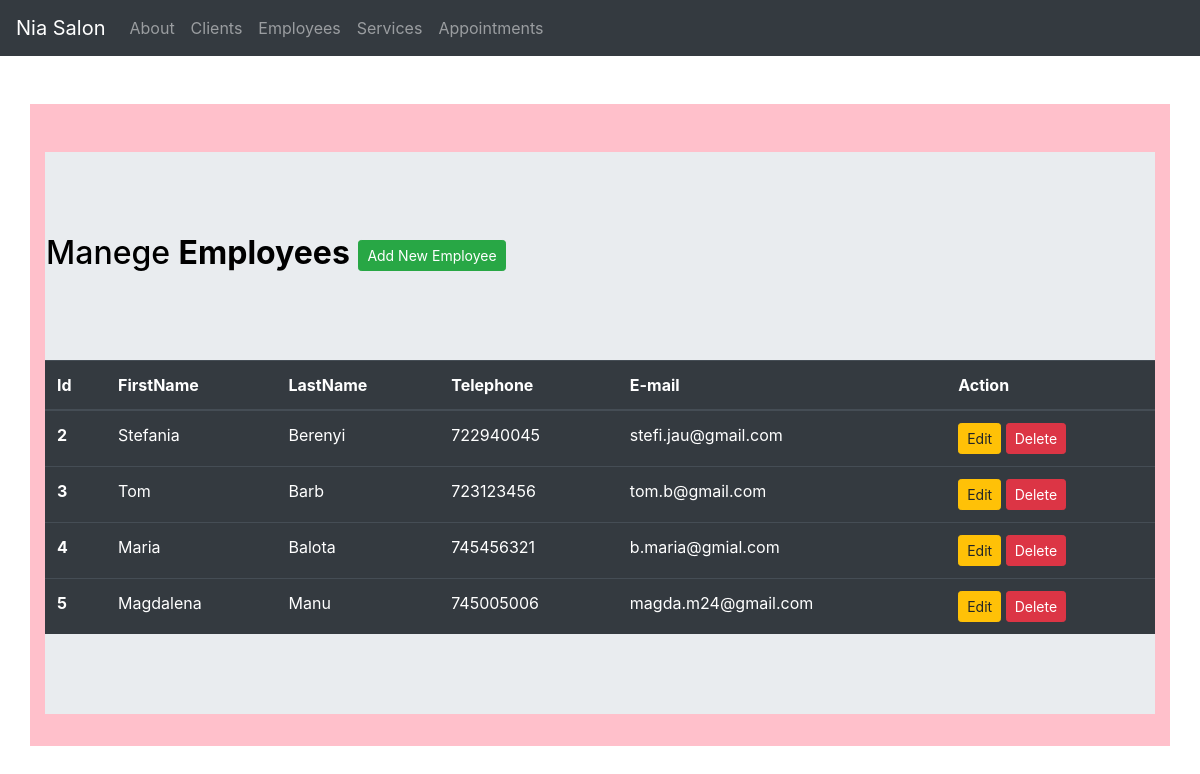
The page /employees on the database its author committed.
### app.py (models this page shows, shortened)
class Employee(db.Model): #inherete db.Model
    id = db.Column(db.Integer, primary_key = True) # primary key este intotdeauna unigue
    first_name = db.Column(db.String(50),nullable = False) # nullable = nu poate fi casuta goala in firstname
    last_name = db.Column(db.String(50), nullable = False)
    phone = db.Column(db.Integer, unique = True)
    email = db.Column(db.String(50), nullable = False, unique = True)

### app.py (the view)
@app.route('/employees')
def employees():
    all_data = Employee.query.all()
    return render_template('t4_employees.html', employees = all_data)

### templates/t4_employees.html (shortened to what this page needs)
{% extends 'base.html' %}
{% block content %}
  <div class="container">
    <br/><br/>
    <div class="row">
      <div class="col md-12" style="background-color:pink;">
        <br/><br/>
        <div class="jumbotron jumbotron-fluid">
          <br/><br/>
          <h2>Manege <b>Employees</b>
            <button type="button" class="btn btn-success btn-sm" data-toggle="modal" data-target="#mymodal">Add New Employee</button>
          </h2>
          <br/><br/><br/><br/>
          <table class="table table-hover table-dark">
            <thead>
              <tr>
                <th scope="col">Id</th>
                <th scope="col">FirstName</th>
                <th scope="col">LastName</th>
                <th scope="col">Telephone</th>
                <th scope="col">E-mail</th>
                <th scope="col">Action</th>
              </tr>
            </thead>
            <tbody>
            {% for row in employees %}
              <tr>
                <th>{{row.id}}</th>
                <td>{{row.first_name}}</td>
                <td>{{row.last_name}}</td>
                <td>{{row.phone}}</td>
                <td>{{row.email}}</td>
                <td>
                  <a href="/update/{{row.id}}" class="btn btn-warning btn-sm" data-toggle="modal" data-target="#modaledit{{row.id}}">Edit</a>
                  <a href="/delete/{{row.id}}" class="btn btn-danger btn-sm" onclick="return confirm('Are you sure to delete this employee?')">Delete</a>
                </td>
              </tr>
            {% endfor %}
            </tbody>
          </table>
        </div>
      </div>
    </div>
  </div>
{% endblock %}

### static/css/style.css (style rules this page uses)
h2 { color:black; position: absolute; top: 130px; left: 16px; font-size: 200%; }

### rows shown on the page
Employee: id "2", first_name "Stefania", last_name "Berenyi", phone "722940045", email "stefi.jau@gmail.com"
Employee: id "3", first_name "Tom", last_name "Barb", phone "723123456", email "tom.b@gmail.com"
Employee: id "4", first_name "Maria", last_name "Balota", phone "745456321", email "b.maria@gmial.com"
Employee: id "5", first_name "Magdalena", last_name "Manu", phone "745005006", email "magda.m24@gmail.com"
